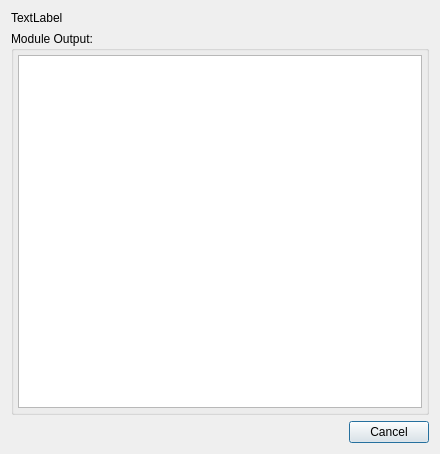
<?xml version="1.0" encoding="UTF-8"?>
<ui version="4.0">
 <class>UIRStatsLaunchProgressDialog</class>
 <widget class="QDialog" name="UIRStatsLaunchProgressDialog">
  <property name="geometry">
   <rect>
    <x>0</x>
    <y>0</y>
    <width>440</width>
    <height>454</height>
   </rect>
  </property>
  <property name="windowTitle">
   <string>UIRStatsLaunchProgressDialog</string>
  </property>
  <layout class="QVBoxLayout" name="verticalLayout_3">
   <item>
    <layout class="QVBoxLayout" name="verticalLayout">
     <item>
      <widget class="QLabel" name="m_lblName">
       <property name="text">
        <string>TextLabel</string>
       </property>
      </widget>
     </item>
    </layout>
   </item>
   <item>
    <widget class="QGroupBox" name="verticalGroupBox_2">
     <property name="title">
      <string>Module Output:</string>
     </property>
     <layout class="QVBoxLayout" name="verticalLayout_2">
      <property name="leftMargin">
       <number>4</number>
      </property>
      <property name="topMargin">
       <number>4</number>
      </property>
      <property name="rightMargin">
       <number>4</number>
      </property>
      <property name="bottomMargin">
       <number>4</number>
      </property>
      <item>
       <widget class="QPlainTextEdit" name="m_txtOutput"/>
      </item>
     </layout>
    </widget>
   </item>
   <item>
    <layout class="QHBoxLayout" name="horizontalLayout">
     <item>
      <spacer name="horizontalSpacer">
       <property name="orientation">
        <enum>Qt::Horizontal</enum>
       </property>
       <property name="sizeHint" stdset="0">
        <size>
         <width>40</width>
         <height>20</height>
        </size>
       </property>
      </spacer>
     </item>
     <item>
      <widget class="QPushButton" name="m_btnCancel">
       <property name="text">
        <string>Cancel</string>
       </property>
      </widget>
     </item>
    </layout>
   </item>
  </layout>
 </widget>
 <resources/>
 <connections/>
</ui>
